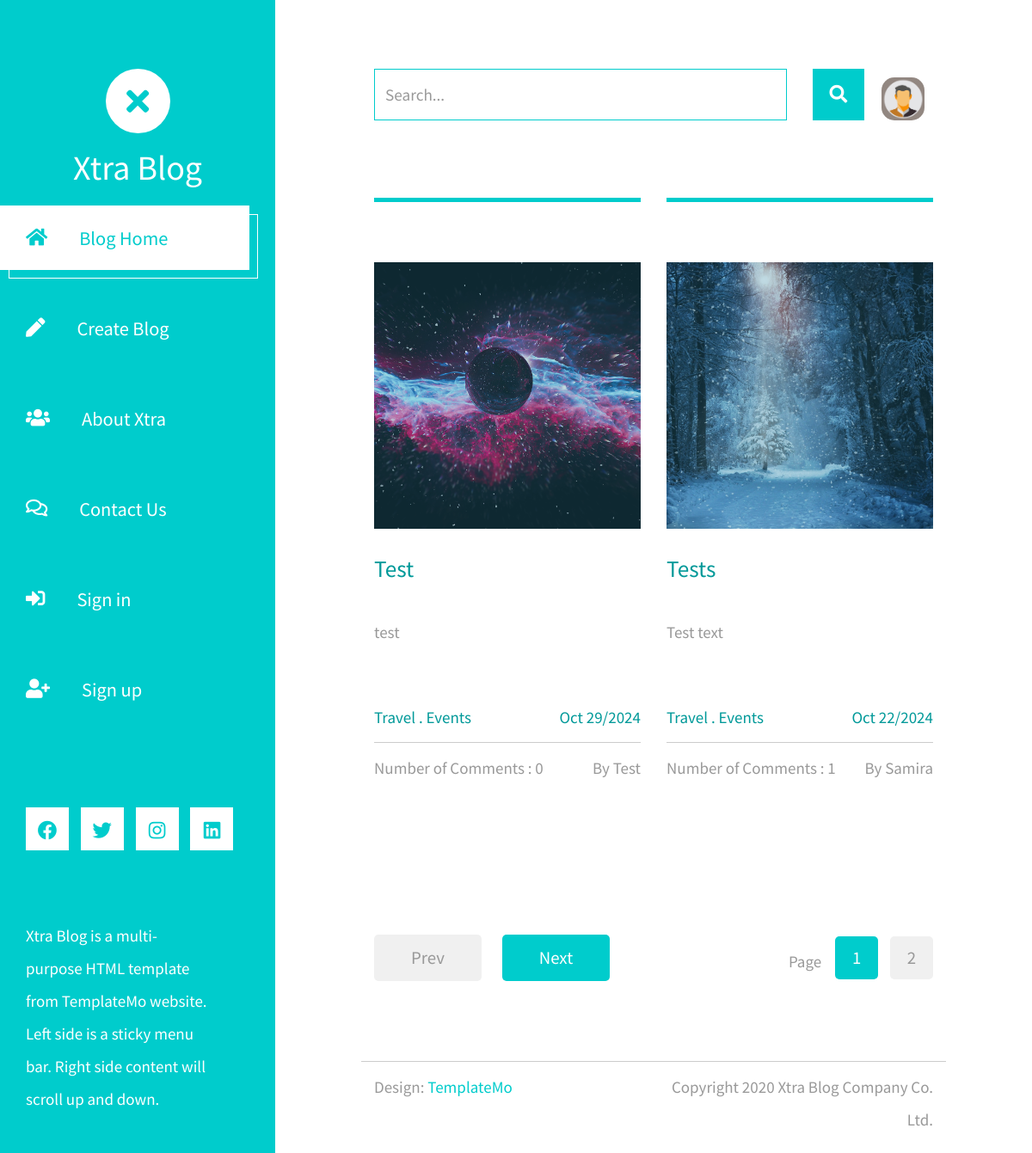
The app's page /blogs/home/ with its own data.
### blogapp/models.py (models this page shows, shortened)
class Blog(models.Model):
    title = models.CharField(max_length=500)
    image = models.ImageField(upload_to='blog-img/')
    content  = models.TextField()
    created_at = models.DateField(auto_now_add=True)
    author = models.ForeignKey(User, verbose_name=("authors"),on_delete=models.CASCADE)
    tags = TaggableManager()
    def is_new(self):
        now = timezone.now().date()
        return (now - self.created_at) < timezone.timedelta(days=1)

### blogapp/views.py (the view)
# urls.py: path('home/',HomeView.as_view(),name='home'),
class HomeView(TemplateView):
    template_name = 'home.html'
    def get_context_data(self, **kwargs):
        context = super().get_context_data(**kwargs)
        search = self.request.GET.get("search")
        if search:
            blogs = Blog.objects.filter(Q(title__icontains=search)|Q(tags__name__icontains=search)).distinct()
            print(blogs)# test line
        else:
            blogs = Blog.objects.annotate(comments_num=Count('comments')).order_by('-id')
        pag = Paginator(blogs,2)
        page_number = self.request.GET.get('page')
        page_obj =pag.get_page(page_number)
        context["blogs"] =  page_obj
        return context

### blogapp/templates/home.html (shortened to what this page needs)
{% extends "base.html" %}
{% load static %}
{% block content %}
<div class="row tm-row">
    {% for blog in blogs %}
    <article class="col-12 col-md-6 tm-post">
        <hr class="tm-hr-primary">
        <a href="{% url 'blog_detail' blog.id %}" class="effect-lily tm-post-link tm-pt-60">
            <div class="tm-post-link-inner">
                <div class="image-wrapper">
                    <img src="{{ blog.image.url }}" alt="Image" class="img-fluid fixed-image blog-image">
                </div>
            </div>
            <h2 class="tm-pt-30 tm-color-primary tm-post-title">{{blog.title}}</h2>
        </a>
        <p class="tm-pt-30">{{blog.content}} </p>
        <div class="d-flex justify-content-between tm-pt-45">
            <span class="tm-color-primary">Travel . Events</span>
            <span class="tm-color-primary">{{blog.created_at|date:'M d/Y'}}</span>
        </div>
        <hr>
        <div class="d-flex justify-content-between">
            <span>Number of Comments : {{blog.comments_num}}</span>
            <span>By {{blog.author}}</span>
        </div>
    </article>
    {% endfor %}
</div>
<div class="row tm-row tm-mt-100 tm-mb-75">
    <div class="tm-prev-next-wrapper">
        <a href="{% if blogs.has_previous %}?page={{ blogs.previous_page_number }}{% else %}#{% endif %}" class="mb-2 tm-btn tm-btn-primary tm-prev-next {% if not blogs.has_previous %}disabled{% endif %} tm-mr-20">Prev</a>
        <a href="{% if blogs.has_next %}?page={{ blogs.next_page_number }}{% else %}#{% endif %}" class="mb-2 tm-btn tm-btn-primary tm-prev-next {% if not blogs.has_next %}disabled{% endif %} ">Next</a>
    </div>
    <div class="tm-paging-wrapper">
        <span class="d-inline-block mr-3">Page</span>
        <nav class="tm-paging-nav d-inline-block">
            <ul>
                {% for blog_num in blogs.paginator.page_range %}
                    <li class="tm-paging-item {% if blog_num == blogs.number %}active{% endif %}">
                        <a href="?page={{blog_num}}" class="mb-2 tm-btn tm-paging-link">{{blog_num}}</a>
                    </li>
                {% endfor %}
            </ul>
        </nav>
    </div>
</div>
{% endblock content %}

### records on screen
Blog: image (picture), title "Test", content "test", created_at "Oct 29/2024", comments_num "0", author "Test"
Blog: image (picture), title "Tests", content "Test text", created_at "Oct 22/2024", comments_num "1", author "Samira"

### other values on screen
{{ blog_num }} "1" "2"
